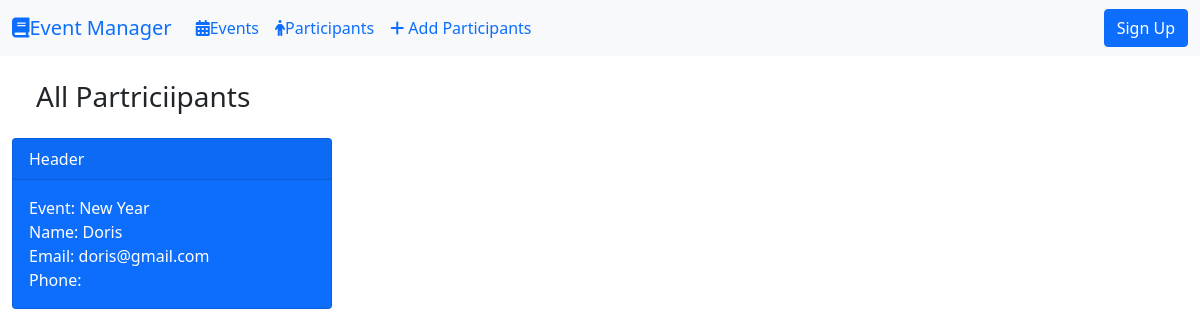
The page /participants on the database as committed earlier.
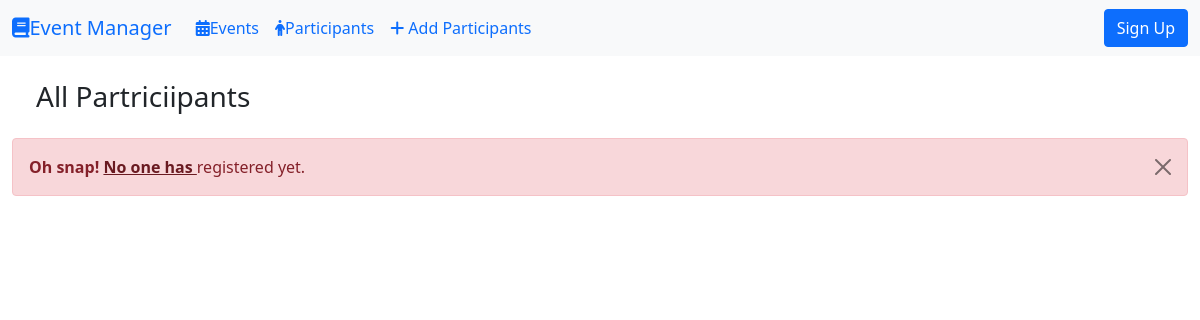
The same page on the database as committed later.
### Events/models.py (models this page shows, shortened)
class Participant(models.Model):
    event = models.ForeignKey(Event,choices = EVENT, on_delete=models.CASCADE)
    name = models.CharField(max_length=100)
    email = models.EmailField()
    phone_number = models.CharField(max_length=15,default='')

class Event(models.Model):
    name = models.CharField(max_length=100)
    location = models.CharField(max_length=200)
    description = models.TextField()
    start_date = models.DateField()
    end_date = models.DateField()
    organizer = models.CharField(max_length=20)
    def __str__(self):
        return self.name

### Events/views.py (the view)
# urls.py: path('participants',views.participants, name='participants'),
def participants(request):
    all_participants = Participant.objects.all()
    return render(request, 'participants.html',{
        'attendants':all_participants
    })

### Events/templates/participants.html
{% extends 'base.html' %}
{% load static %}
{% block content %}
<div class="container-fluid">
    <h3 class="m-4">All Partriciipants</h3>
    <div class="row">
        <div class="col-12">
{% if attendants %}
<div class="card text-white bg-primary mb-3" style="max-width: 20rem;">
  <div class="card-header">Header</div>
  <div class="card-body">
            {% for welcome in attendants %}
Event: {{ welcome.event }}<br>
Name:  {{ welcome.name }}<br>
Email: {{ welcome.email }}<br>
Phone: {{ welcome.phone_number }}<br>
{% endfor %}
  </div>
</div>
{% else %}
<div class="alert alert-dismissible alert-danger">
  <button type="button" class="btn-close" data-bs-dismiss="alert"></button>
  <strong>Oh snap!</strong> <a href="#" class="alert-link">No one has </a> registered yet.
</div>
{% endif %}
        </div>
    </div>
</div>
{% endblock content %}

### Events/templates/base.html (shortened to what this page needs)
{% load static %}
<!doctype html>
<html lang="en">
  <head>
    <link href="https://cdn.jsdelivr.net/npm/bootstrap@5.0.2/dist/css/bootstrap.min.css" rel="stylesheet">
    <link rel="stylesheet" href="https://cdnjs.cloudflare.com/ajax/libs/font-awesome/6.7.1/css/all.min.css" />
  </head>
  <body>
  <nav class="navbar navbar-expand-lg bg-light" data-bs-theme="dark">
  <div class="container-fluid">
    <a class="navbar-brand" href="{% url 'home' %}">
    <i class="fa-solid fa-book"></i>Event Manager</a>
    <div class="collapse navbar-collapse" id="navbarColor01">
      <ul class="navbar-nav me-auto">
        <li class="nav-item">
          <a class="nav-link" href="{% url 'home' %}">
          <i class="fa-solid fa-calendar-days "></i>Events</a>
        </li>
        <li class="nav-item">
          <a class="nav-link" href="{% url 'participants' %}">
          <i class="fa-solid fa-person"></i>Participants</a>
        </li>
     <li class="nav-item">
          <a class="nav-link" href="{% url 'attendees' %}">
          <i class="fa-solid fa-plus"></i> Add Participants</a>
        </li>
      </ul>
      <form class="d-flex">
        <button class="btn btn-primary my-2 my-sm-0" type="submit">Sign Up</button>
      </form>
    </div>
  </div>
</nav>
   {% block content %}
   {% endblock content %}
  </body>
</html>

Rows that differ between the two databases and show on the page:
removed Participant: event "New Year", name "Doris", email "doris@gmail.com"
Other text that changed with them:
text no longer shown: "Header"
text now shown: "Oh snap! No one has registered yet."
